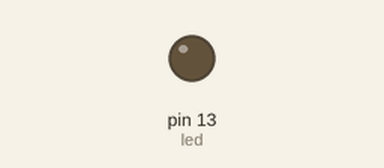
Bench run of a sketch on a simulated Arduino Uno, built with avr-gcc and run on an emulated ATmega328P. On the bench: output pins drawn as LEDs (lit = HIGH). What the sketch prints to the serial monitor is not drawn.

Above: at 0.22 s.
Timing chart, 0 to 1.7 s (numbered marks = the images above):
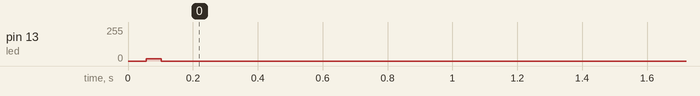

Measured:
- by itself, pin 13 (led): 0/255 → 18/255 at 0.06 s, → 0/255 0.05 s later

The sketch:

BlinkWithoutDelay_20200207.ino
```cpp
/*
   Example code for Digital Electronics 2/7/20

*/
  // define constant value for led pin
  const int led = 13;

  //define variable to store LED state = ON/OFF
  int ledState = LOW;
  int counter = 0;

  // define variable for current and previous time
  // use long to give the largest possible value
  unsigned long previousMillis = 0;
  unsigned long currentMillis = 0;

  // define interval variable
  long interval = 3;

void setup() {
  // put your setup code here, to run once:
  // start serial communication
  Serial.begin(9600);
  // set LED pin to output mode
  pinMode(led, OUTPUT);
}

void loop() {
  // put your main code here, to run repeatedly:

  currentMillis = millis();

  if(currentMillis - previousMillis >= interval){
    //save the last time we blinked the led
    previousMillis = currentMillis;

    // if the LED is off, turn it on, and vice-versa
    if(ledState == LOW) {
      ledState = HIGH;
      counter++;
      Serial.print("The counter is now: ");
      Serial.println(counter);
    } else {
      ledState = LOW;}
    }

  //set the LED with the ledState variable
  digitalWrite(led, ledState);
}
```
